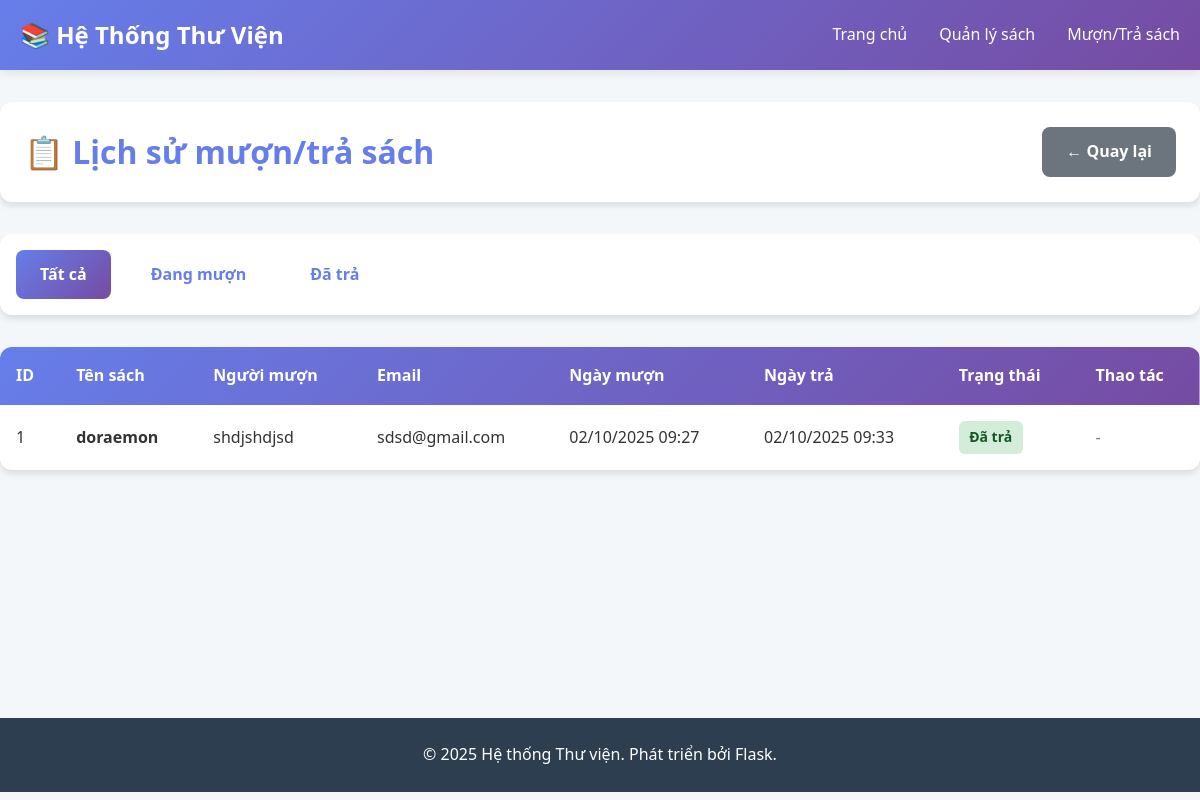
/borrow-records, run on an earlier commit of the app's database.
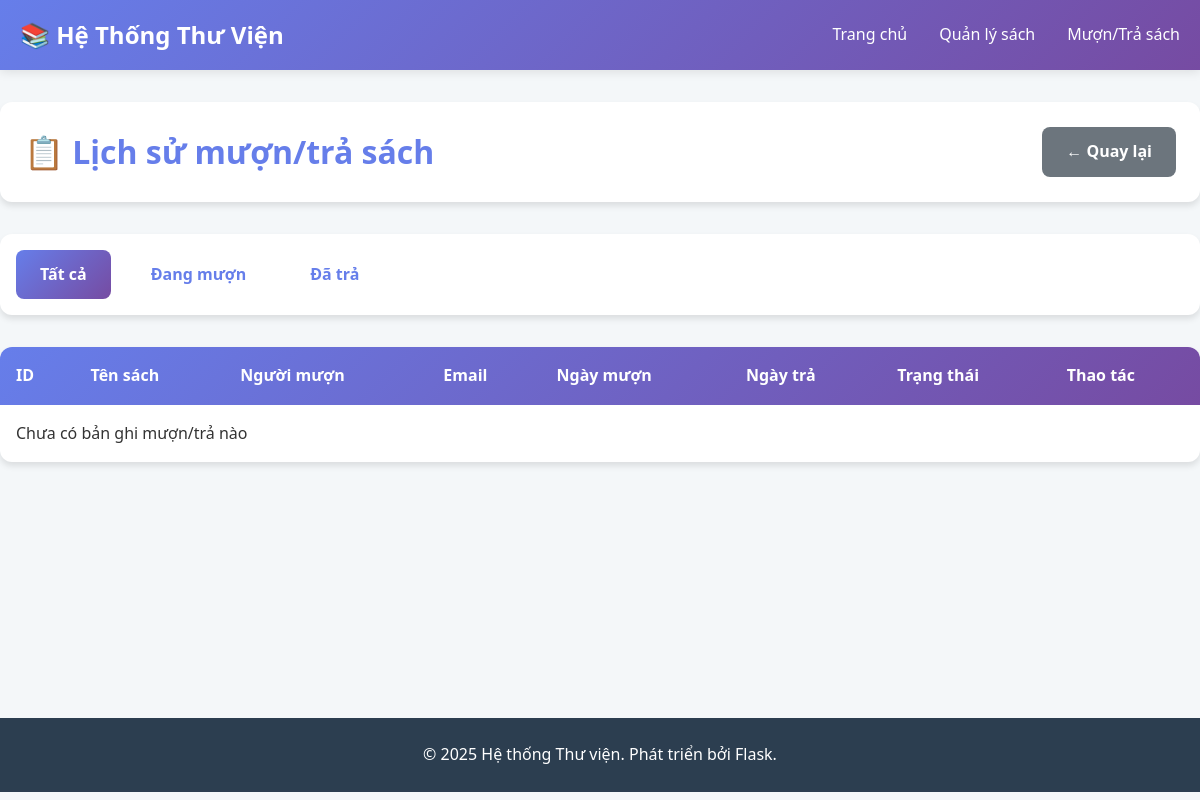
And on a later commit of the database.
### models.py (models this page shows, shortened)
class BorrowRecord(db.Model):
    __tablename__ = 'borrow_records'
    id = db.Column(db.Integer, primary_key=True)
    book_id = db.Column(db.Integer, db.ForeignKey('books.id'), nullable=False)
    borrower_name = db.Column(db.String(100), nullable=False)
    borrower_email = db.Column(db.String(100), nullable=False)
    borrow_date = db.Column(db.DateTime, default=datetime.utcnow)
    return_date = db.Column(db.DateTime, nullable=True)  # Null nếu chưa trả
    status = db.Column(db.String(20), default='borrowed')  # 'borrowed' hoặc 'returned'

class Book(db.Model):
    __tablename__ = 'books'
    id = db.Column(db.Integer, primary_key=True)
    title = db.Column(db.String(200), nullable=False)
    author = db.Column(db.String(100), nullable=False)
    isbn = db.Column(db.String(13), unique=True, nullable=False)
    quantity = db.Column(db.Integer, default=1)  # Số lượng sách có sẵn
    available = db.Column(db.Integer, default=1)  # Số lượng sách còn lại để mượn
    created_at = db.Column(db.DateTime, default=datetime.utcnow)
    borrow_records = db.relationship('BorrowRecord', backref='book', lazy=True, cascade='all, delete-orphan')

### app.py (the view)
@app.route('/borrow-records')
def borrow_records():
    status = request.args.get('status', 'all')
    if status == 'borrowed':
        records = BorrowRecord.query.filter_by(status='borrowed').order_by(BorrowRecord.borrow_date.desc()).all()
    elif status == 'returned':
        records = BorrowRecord.query.filter_by(status='returned').order_by(BorrowRecord.return_date.desc()).all()
    else:
        records = BorrowRecord.query.order_by(BorrowRecord.borrow_date.desc()).all()
    return render_template('borrow_records.html', records=records, status=status)

### templates/borrow_records.html (shortened to what this page needs)
{% extends "base.html" %}
{% block content %}
<div class="page-header">
    <h1>📋 Lịch sử mượn/trả sách</h1>
    <a href="{{ url_for('books') }}" class="btn btn-secondary">← Quay lại</a>
</div>
<div class="filter-tabs">
    <a href="{{ url_for('borrow_records') }}"
       class="tab {% if not status or status == 'all' %}active{% endif %}">
        Tất cả
    </a>
    <a href="{{ url_for('borrow_records', status='borrowed') }}"
       class="tab {% if status == 'borrowed' %}active{% endif %}">
        Đang mượn
    </a>
    <a href="{{ url_for('borrow_records', status='returned') }}"
       class="tab {% if status == 'returned' %}active{% endif %}">
        Đã trả
    </a>
</div>
<div class="table-container">
    <table class="data-table">
        <thead>
            <tr>
                <th>ID</th>
                <th>Tên sách</th>
                <th>Người mượn</th>
                <th>Email</th>
                <th>Ngày mượn</th>
                <th>Ngày trả</th>
                <th>Trạng thái</th>
                <th>Thao tác</th>
            </tr>
        </thead>
        <tbody>
            {% if records %}
                {% for record in records %}
                <tr>
                    <td>{{ record.id }}</td>
                    <td><strong>{{ record.book.title }}</strong></td>
                    <td>{{ record.borrower_name }}</td>
                    <td>{{ record.borrower_email }}</td>
                    <td>{{ record.borrow_date.strftime('%d/%m/%Y %H:%M') }}</td>
                    <td>
                        {% if record.return_date %}
                            {{ record.return_date.strftime('%d/%m/%Y %H:%M') }}
                        {% else %}
                            <span class="text-muted">Chưa trả</span>
                        {% endif %}
                    </td>
                    <td>
                        {% if record.status == 'borrowed' %}
                            <span class="badge badge-warning">Đang mượn</span>
                        {% else %}
                            <span class="badge badge-success">Đã trả</span>
                        {% endif %}
                    </td>
                    <td>
                        {% if record.status == 'borrowed' %}
                            <form method="POST" action="{{ url_for('return_book', record_id=record.id) }}"
                                  style="display: inline;">
                                <button type="submit" class="btn btn-small btn-success">
                                    ✅ Xác nhận trả
                                </button>
                            </form>
                        {% else %}
                            <span class="text-muted">-</span>
                        {% endif %}
                    </td>
                </tr>
                {% endfor %}
            {% else %}
                <tr>
                    <td colspan="8" class="text-center">Chưa có bản ghi mượn/trả nào</td>
                </tr>
            {% endif %}
        </tbody>
    </table>
</div>
{% endblock %}

What changed in the data, as far as the page shows it:
removed BorrowRecord: id "1", book "doraemon", borrower_name "shdjshdjsd", borrower_email "sdsd@gmail.com", borrow_date "02/10/2025 09:27", return_date "02/10/2025 09:33", status "Đã trả"
Also different on the page:
text now shown: "Chưa có bản ghi mượn/trả nào"
